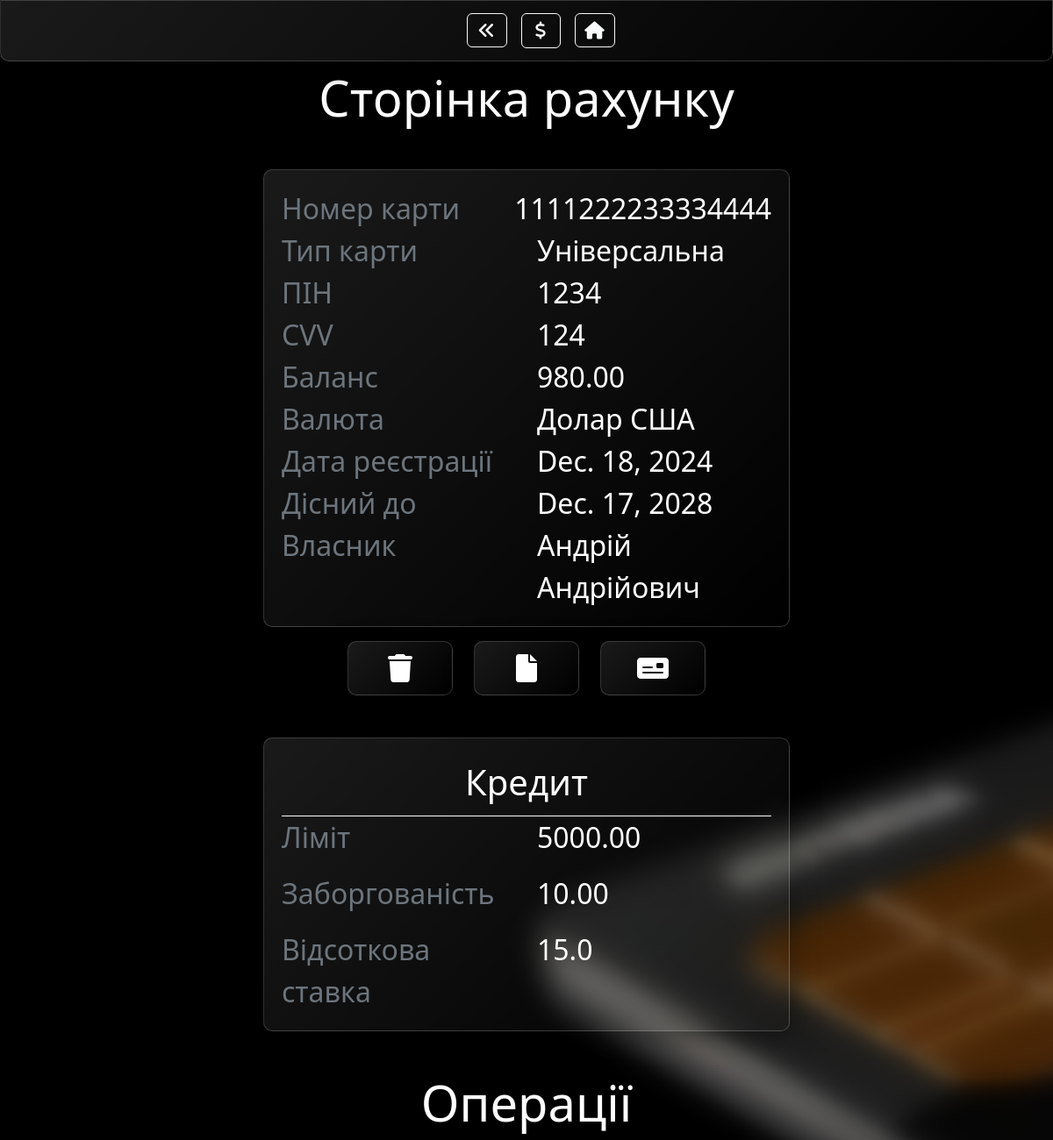
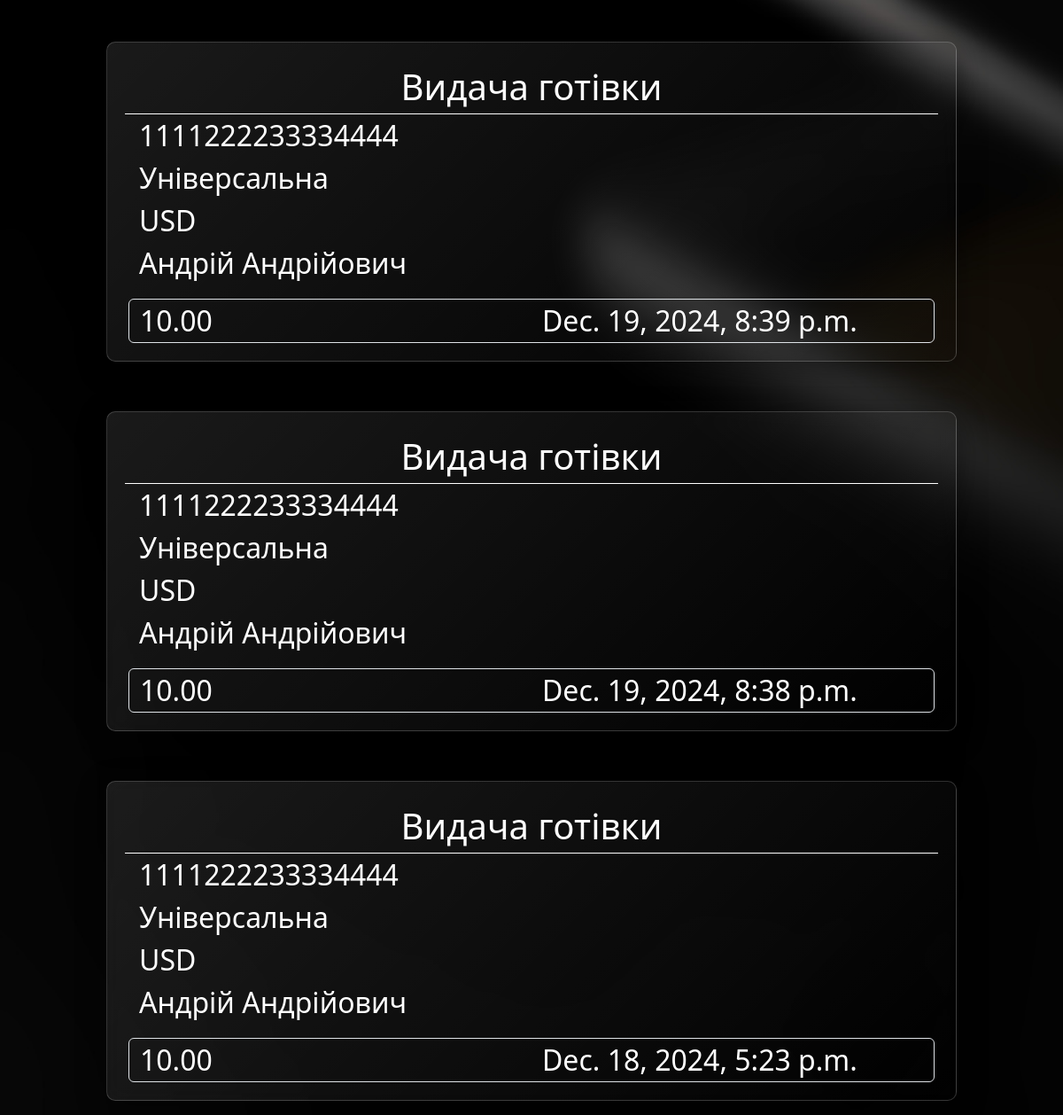
The page /account/1/ on the database its author committed (2 pictures, top to bottom).
### paydesk/models.py (models this page shows, shortened)
class Account(models.Model):
    CARD_TYPES = [
        ('UNIVERSAL', 'Універсальна'),
        ('DEBIT', 'Дебетова'),
        ('CREDIT', 'Кредитна'),
        ('SAVINGS', 'Ощадна')
    ]
    CURRENCY_TYPES = [
        ('USD', 'Долар США'),
        ('EUR', 'Євро'),
        ('UAN', 'Гривня')
    ]
    card_type = models.CharField(max_length=16, choices=CARD_TYPES)
    card_number = models.CharField(max_length=16, unique=True)
    pin = models.CharField(max_length=4)
    cvv = models.CharField(max_length=3)
    amount = models.FloatField(default=0)
    currency = models.CharField(max_length=3, choices=CURRENCY_TYPES)
    registration_date = models.DateField()
    valid_until = models.DateField()
    person = models.ForeignKey(Person, on_delete=models.SET_NULL, null=True, blank=True)

class Person(models.Model):
    first_name = models.CharField(max_length=64)
    last_name = models.CharField(max_length=64)
    birthday = models.DateField()
    itn = models.CharField(max_length=10, unique=True)

class Credit(models.Model):
    limit = models.FloatField()
    dept = models.FloatField(default=0)
    interest_rate = models.FloatField()
    account = models.OneToOneField(Account, on_delete=models.CASCADE, related_name='credit')

class Operation(models.Model):
    OPERATION_TYPES = [
        ('TRANSFER', 'Переказ коштів'),
        ('CASH_WITHDRAWAL', 'Видача готівки'),
        ('RECHARGE', 'Поповнення рахунку'),
        ('CREDIT_PAYMENT', 'Оплата кредиту')
    ]
    operation_type = models.CharField(max_length=16, choices=OPERATION_TYPES)
    operation_datetime = models.DateTimeField()
    sender_account = models.ForeignKey(Account, on_delete=models.CASCADE, related_name='sent_operations')
    recipient_account = models.ForeignKey(Account, on_delete=models.CASCADE, null=True, related_name='received_operations')
    sender_person = models.ForeignKey(Person, on_delete=models.CASCADE, related_name='sent_operations')
    recipient_person = models.ForeignKey(Person, on_delete=models.CASCADE, null=True, related_name='received_operations')
    amount = models.FloatField()

### paydesk/views.py (the view)
# urls.py: path('account/<int:pk>/', AccountView.as_view(), name='account'),
class AccountView(HeaderMixin, DetailView):
    paginate_by = 5
    model = Account
    template_name = 'paydesk/account.html'
    context_object_name = 'account'
    def get_context_data(self, **kwargs):
        context =  super().get_context_data(**kwargs)
        account = self.object
        context['operations'] = Operation.objects.filter(
            Q(sender_account=account) | Q(recipient_account=account)
        ).order_by('-operation_datetime')
        context['person'] = account.person
        context['accounts'] = Account.objects.filter(person_id=account.id)
        c_def = self.get_user_context(index=4)
        context['credit'] = Credit.objects.filter(account=account).first()
        context['deposit'] = Deposit.objects.filter(account=account).first()
        return dict(list(context.items()) + list(c_def.items()))

### paydesk/utils.py (called while the page is built)
    def get_user_context(self, **kwargs):
        context = kwargs
        index = kwargs.get('index')
        context['header'] = header[index]
        return context

### paydesk/templates/paydesk/account.html (shortened to what this page needs)
{% extends 'paydesk/layout.html' %}
{% block body %}
<div class="my-card glass w-50 text-white mb-3 mx-auto mt-5">
    <div class="card-body fs-2">
        <div class="row">
            <div class="col text-secondary">Номер карти</div>
            <div class="col">{{ account.card_number }}</div>
        </div>
        <div class="row">
            <div class="col text-secondary">Тип карти</div>
            <span class="col">{{ account.get_card_type_display }}</span>
        </div>
        <div class="row">
            <div class="col text-secondary">ПІН</div>
            <div class="col">{{ account.pin }}</div>
        </div>
        <div class="row">
            <div class="col text-secondary">CVV</div>
            <div class="col">{{ account.cvv }}</div>
        </div>
        {% if account.card_type != 'CREDIT' %}
        <div class="row">
            <div class="col text-secondary">Баланс</div>
            <div class="col">{{ account.amount|floatformat:2 }}</div>
        </div>
        {% endif %}
        <div class="row">
            <div class="col text-secondary">Валюта</div>
            <span class="col">{{ account.get_currency_display }}</span>
        </div>
        <div class="row">
            <div class="col text-secondary">Дата реєстрації</div>
            <div class="col">{{ account.registration_date }}</div>
        </div>
        <div class="row">
            <div class="col text-secondary">Дісний до</div>
            <div class="col">{{ account.valid_until }}</div>
        </div>
        <div class="row">
            <div class="col text-secondary">Власник</div>
            <div class="col">{{ person.first_name }} {{ person.last_name }}</div>
        </div>
    </div>
</div>
<div class="d-flex buttons-container w-100 justify-content-center gap-4">
    <a href="{% url 'delete_account' account.id %}" type="button" class="my-btn glass glass-hover buttons-item fs-2 text-center">
        <span><i class="fa-solid fa-trash"></i></span>
    </a>
    <a href="{% url 'edit_account' account.id %}" type="button" class="my-btn glass glass-hover buttons-item fs-2 text-center">
        <span><i class="fa-solid fa-file"></i></span>
    </a>
    <div class="btn-group text-center buttons-item">
        <button type="button" class="my-btn glass glass-hover buttons-item fs-2 dropdown-toggle-split" data-bs-toggle="dropdown" aria-expanded="false">
            <span><i class="fa-solid fa-money-check"></i></span>
        </button>
      </div>
    </div>
{% if credit %}
    <div class="d-grid gap-2 col-6 mx-auto" style="max-width: 60rem;">
        <div class="my-card glass w-50 text-white mx-auto mt-5 w-100">
            <div class="card-header pb-2 text-center fs-1" style="border-bottom: 1px solid white;">
                <span>Кредит</span>
            </div>
            <div class="card-body fs-2 d-flex flex-column gap-3">
                <div class="row">
                    <div class="col text-secondary">Ліміт</div>
                    <div class="col">{{ credit.limit|floatformat:2 }}</div>
                </div>
                <div class="row">
                    <div class="col text-secondary">Заборгованість</div>
                    <span class="col">{{ credit.dept|floatformat:2 }}</span>
                </div>
                <div class="row">
                    <div class="col text-secondary">Відсоткова ставка</div>
                    <span class="col">{{ credit.interest_rate }}</span>
                </div>
            </div>
        </div>
    </div>
{% endif %}
<h1 class="display-4 text-center mt-5">Операції</h1>
<div class="d-grid mb-3 gap-2 col-6 mx-auto" style="min-width: 60rem;">
    {% for operation in operations %}
    <div class="my-card glass text-white mx-auto mt-5 w-100">
        <div class="card-header text-center fs-1" style="border-bottom: 1px solid white;">
            <span>{{ operation.operation_type }}</span>
        </div>
            <div class="card-body fs-2 d-flex flex-column gap-3">
                <div class="row">
                    <div class="d-flex flex-column ms-3 col">
                        <span>{{ operation.sender_account.card_number }}</span>
                        <span>{{ operation.sender_account.get_card_type_display }}</span>
                        <span>{{ operation.sender_account.currency }}</span>
                        <span>{{ operation.sender_person.first_name }} {{ operation.sender_person.last_name }}</span>
                    </div>
                    <div class="d-flex flex-column me-3 col">
                    </div>
                </div>
            <div class="d-flex mt-auto ms-1 me-1 row border rounded">
                <span class="flex-column col">{{ operation.amount|floatformat:2 }}</span>
                <span class="flex-column col">{{ operation.operation_datetime }}</span>
            </div>
        </div>
    </div>
    {% empty %}
        <span class="fs-2 mt-5 glass rounded px-3 py-2 text-center">Пусто</span>
    {% endfor %}
</div>
{% endblock %}

### paydesk/static/paydesk/css/style.css (style rules this page uses)
body { background-image: url('./../img/img_3.jpg'); background-size: cover; }
.glass { background: linear-gradient(135deg, rgba(255, 255, 255, 0.1), rgba(255, 255, 255, 0)); backdrop-filter: blur(10px); -webkit-backdrop-filter: blur(10px); border: 1px solid rgba(255, 255, 255, 0.18); box-shadow: 0 8px 32px 0 rgba(0, 0, 0, 0.37); transition: backdrop-filter 1s ease, -webkit-backdrop-filter 1s ease; }
.my-btn { color: white; text-decoration: none; border-radius: 10px; padding: 0.375rem 0.75rem; }
.my-card { border-radius: 10px; padding: 20px; }
.buttons-item { width: 120px; }

### rows shown on the page
Account: card_number "1111222233334444", card_type "Універсальна", pin "1234", cvv "124", amount "980.00", currency "Долар США", registration_date "Dec. 18, 2024", valid_until "Dec. 17, 2028"
Person: first_name "Андрій", last_name "Андрійович"
Credit: limit "5000.00", dept "10.00", interest_rate "15.0"
Operation: operation_type "Видача готівки", sender_account.card_number "1111222233334444", sender_account.card_type "Універсальна", sender_account.currency "USD", sender_person.first_name "Андрій", sender_person.last_name "Андрійович", amount "10.00", operation_datetime "Dec. 19, 2024, 8:39 p.m."
Operation: operation_type "Видача готівки", sender_account.card_number "1111222233334444", sender_account.card_type "Універсальна", sender_account.currency "USD", sender_person.first_name "Андрій", sender_person.last_name "Андрійович", amount "10.00", operation_datetime "Dec. 19, 2024, 8:38 p.m."
Operation: operation_type "Видача готівки", sender_account.card_number "1111222233334444", sender_account.card_type "Універсальна", sender_account.currency "USD", sender_person.first_name "Андрій", sender_person.last_name "Андрійович", amount "10.00", operation_datetime "Dec. 18, 2024, 5:23 p.m."

### other values the page prints
{{ header.title }} "Сторінка рахунку"
